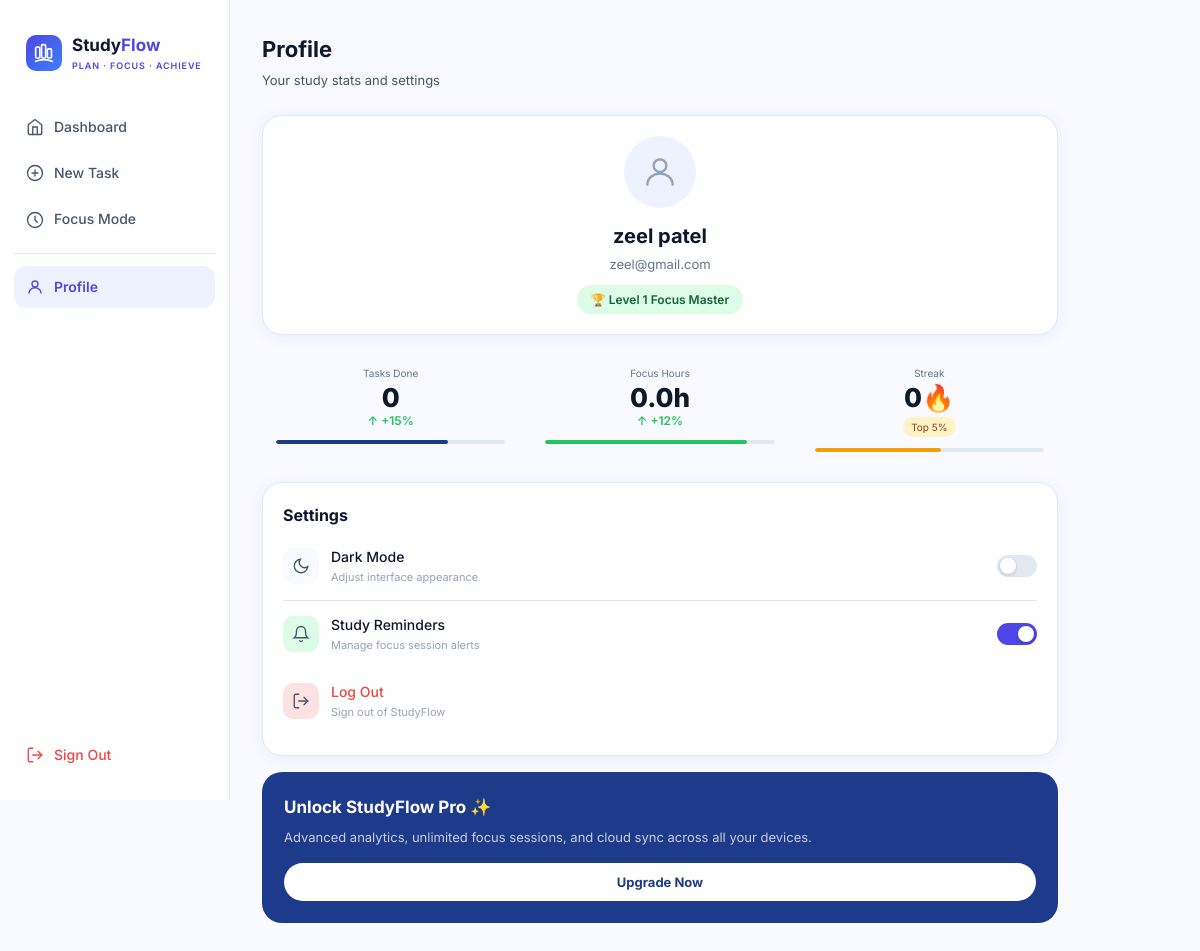
/profile/ (signed in), run on the app's committed database.
### studyflow/models.py (models this page shows, shortened)
class UserProfile(models.Model):
    user          = models.OneToOneField(User, on_delete=models.CASCADE, related_name='profile')
    streak        = models.PositiveIntegerField(default=0)
    last_active   = models.DateField(null=True, blank=True)
    dark_mode     = models.BooleanField(default=False)
    notifications = models.BooleanField(default=True)
    level         = models.PositiveIntegerField(default=1)
    def total_focus_hours(self):
        total = sum(s.duration_minutes for s in self.user.sessions.all())
        return round(total / 60, 1)
    def completed_tasks(self):
        return self.user.tasks.filter(completed=True).count()

### studyflow/views.py (the view)
# urls.py: path('profile/',            views.profile_view,    name='profile'),
@login_required
def profile_view(request):
    profile, _ = UserProfile.objects.get_or_create(user=request.user)
    if request.method == 'POST':
        profile.dark_mode     = 'dark_mode'     in request.POST
        profile.notifications = 'notifications' in request.POST
        profile.save()
        return redirect('profile')
    return render(request, 'studyflow/profile.html', {'profile': profile})

### studyflow/templates/studyflow/profile.html (shortened to what this page needs)
{% extends 'studyflow/base.html' %}
{% block content %}
<div class="page-header">
  <div><h1 class="page-title">Profile</h1><p class="page-sub">Your study stats and settings</p></div>
</div>
<div class="card" style="text-align:center;margin-bottom:16px;">
  <div style="width:72px;height:72px;border-radius:50%;background:#eef2ff;display:flex;align-items:center;justify-content:center;margin:0 auto 12px;">
    <svg width="38" height="38" viewBox="0 0 24 24" fill="none" stroke="#94a3b8" stroke-width="1.5" stroke-linecap="round"><circle cx="12" cy="8" r="4"/><path d="M4 20c0-4 3.6-7 8-7s8 3 8 7"/></svg>
  </div>
  <h2 style="font-size:20px;font-weight:700;color:#0f172a;">{{ request.user.username }}</h2>
  <p style="font-size:13px;color:#64748b;margin-top:2px;">{{ request.user.email }}</p>
  <div style="background:#dcfce7;color:#166534;border-radius:20px;padding:5px 14px;font-size:12px;font-weight:600;display:inline-flex;align-items:center;gap:5px;margin-top:10px;">
    🏆 Level {{ profile.level }} Focus Master
  </div>
</div>
<div class="stats-grid">
  <div class="stat-card">
    <div style="font-size:10px;color:#64748b;margin-bottom:4px;">Tasks Done</div>
    <div class="stat-num">{{ profile.completed_tasks }}</div>
    <div class="stat-trend">↑ +15%</div>
    <div class="stat-bar"><div class="stat-fill" style="width:75%;background:#1e3a8a;"></div></div>
  </div>
  <div class="stat-card">
    <div style="font-size:10px;color:#64748b;margin-bottom:4px;">Focus Hours</div>
    <div class="stat-num">{{ profile.total_focus_hours }}h</div>
    <div class="stat-trend">↑ +12%</div>
    <div class="stat-bar"><div class="stat-fill" style="width:88%;background:#22c55e;"></div></div>
  </div>
  <div class="stat-card">
    <div style="font-size:10px;color:#64748b;margin-bottom:4px;">Streak</div>
    <div class="stat-num">{{ profile.streak }}🔥</div>
    <div style="font-size:10px;background:#fef3c7;color:#92400e;border-radius:20px;padding:2px 8px;display:inline-block;margin-top:6px;">Top 5%</div>
    <div class="stat-bar"><div class="stat-fill" style="width:55%;background:#f59e0b;"></div></div>
  </div>
</div>
<div class="card">
  <h3 style="font-size:16px;font-weight:700;margin-bottom:4px;">Settings</h3>
  <form method="POST">
    <div class="set-row" style="cursor:default;">
      <div class="set-icon"><svg viewBox="0 0 24 24" fill="none" stroke="#64748b" stroke-width="1.8" stroke-linecap="round"><path d="M21 12.79A9 9 0 1 1 11.21 3 7 7 0 0 0 21 12.79z"/></svg></div>
      <div style="flex:1;"><div class="set-name">Dark Mode</div><div class="set-sub">Adjust interface appearance</div></div>
      <label style="cursor:pointer;">
        <div class="toggle {% if profile.dark_mode %}on{% endif %}"></div>
      </label>
    </div>
    <div class="set-row" style="cursor:default;">
      <div class="set-icon" style="background:#dcfce7;"><svg viewBox="0 0 24 24" fill="none" stroke="#22c55e" stroke-width="1.8" stroke-linecap="round"><path d="M18 8A6 6 0 0 0 6 8c0 7-3 9-3 9h18s-3-2-3-9"/><path d="M13.73 21a2 2 0 0 1-3.46 0"/></svg></div>
      <div style="flex:1;"><div class="set-name">Study Reminders</div><div class="set-sub">Manage focus session alerts</div></div>
      <label style="cursor:pointer;">
        <div class="toggle {% if profile.notifications %}on{% endif %}"></div>
      </label>
    </div>
  </form>
  <div class="set-row" onclick="window.location='{% url 'logout' %}'" style="cursor:pointer;">
    <div class="set-icon" style="background:#fee2e2;"><svg viewBox="0 0 24 24" fill="none" stroke="#ef4444" stroke-width="1.8" stroke-linecap="round"><path d="M9 21H5a2 2 0 0 1-2-2V5a2 2 0 0 1 2-2h4"/><polyline points="16 17 21 12 16 7"/><line x1="21" y1="12" x2="9" y2="12"/></svg></div>
    <div style="flex:1;"><div class="set-name" style="color:#ef4444;">Log Out</div><div class="set-sub">Sign out of StudyFlow</div></div>
  </div>
</div>
<div class="upgrade-card">
  <div class="upgrade-title">Unlock StudyFlow Pro ✨</div>
  <div class="upgrade-desc">Advanced analytics, unlimited focus sessions, and cloud sync across all your devices.</div>
  <button class="upgrade-btn">Upgrade Now</button>
</div>
{% endblock %}

### studyflow/static/studyflow/css/style.css (style rules this page uses)
:root { --brand: #4f46e5; --brand-dark: #1e3a8a; --brand-light: #eef2ff; --green: #22c55e; --green-bg: #dcfce7; --amber: #f59e0b; --amber-bg: #fef3c7; --red: #ef4444; --red-bg: #fee2e2; --text: #0f172a; --text2: #475569; --text3: #94a3b8; --border: #e2e8f0; --surface: #ffffff; --bg: #f8faff; --shadow: 0 2px 16px rgba(79,70,229,0.08); --radius: 12px; --radius-lg: 20px; }
* { box-sizing: border-box; margin: 0; padding: 0; }
body { font-family: 'Inter', -apple-system, sans-serif; background: var(--bg); color: var(--text); font-size: 15px; line-height: 1.6; min-height: 100vh; }
.card { background: var(--surface); border: 1px solid var(--border); border-radius: var(--radius-lg); padding: 20px; box-shadow: var(--shadow); margin-bottom: 16px; }
.page-header { display: flex; align-items: center; justify-content: space-between; margin-bottom: 24px; }
.page-title { font-size: 22px; font-weight: 700; color: var(--text); }
.page-sub { font-size: 13px; color: var(--text2); margin-top: 3px; }
.stats-grid { display: grid; grid-template-columns: repeat(3, 1fr); gap: 12px; margin-bottom: 16px; }
.stat-card { background: var(--bg); border-radius: var(--radius); padding: 14px; text-align: center; }
.stat-num { font-size: 26px; font-weight: 800; color: var(--text); line-height: 1; }
.stat-trend { font-size: 12px; color: var(--green); font-weight: 600; }
.stat-bar { height: 4px; background: var(--border); border-radius: 2px; margin-top: 10px; overflow: hidden; }
.stat-fill { height: 100%; border-radius: 2px; }
.toggle { width: 40px; height: 22px; border-radius: 20px; background: var(--border); position: relative; cursor: pointer; transition: background .2s; flex-shrink: 0; }
.toggle.on { background: var(--brand); }
.toggle::after { content: ''; position: absolute; width: 16px; height: 16px; background: #fff; border-radius: 50%; top: 3px; left: 3px; transition: transform .2s; box-shadow: 0 1px 3px rgba(0,0,0,.2); }
.toggle.on::after { transform: translateX(18px); }
.set-row { display: flex; align-items: center; gap: 12px; padding: 13px 0; border-bottom: 1px solid var(--border); }
.set-row:last-child { border-bottom: none; }
.set-icon { width: 36px; height: 36px; border-radius: 10px; background: var(--bg); display: flex; align-items: center; justify-content: center; flex-shrink: 0; }
.set-icon svg { width: 18px; height: 18px; stroke: var(--text2); fill: none; stroke-width: 1.8; }
.set-name { font-size: 14px; font-weight: 500; color: var(--text); }
.set-sub { font-size: 11px; color: var(--text3); margin-top: 1px; }
.upgrade-card { background: var(--brand-dark); border-radius: var(--radius-lg); padding: 22px; color: #fff; margin-bottom: 16px; }
.upgrade-title { font-size: 17px; font-weight: 700; margin-bottom: 7px; }
.upgrade-desc { font-size: 13px; opacity: .75; line-height: 1.5; margin-bottom: 16px; }
.upgrade-btn { background: #fff; color: var(--brand-dark); border: none; border-radius: 30px; padding: 11px 22px; font-size: 13px; font-weight: 700; cursor: pointer; width: 100%; font-family: 'Inter', sans-serif; }

### data on the page
UserProfile: level "1", completed_tasks "0", total_focus_hours "0.0", streak "0"

### other printed values
{{ request.user.username }} "zeel patel"
{{ request.user.email }} "zeel@gmail.com"
